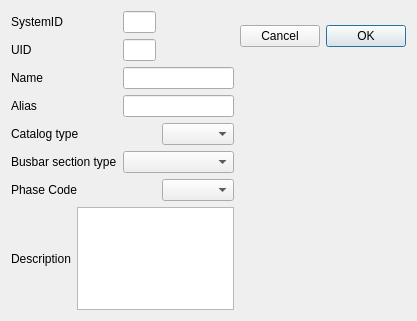
<?xml version="1.0" encoding="UTF-8"?>
<ui version="4.0">
 <class>CableHeadPlacement</class>
 <widget class="QDialog" name="CableHeadPlacement">
  <property name="geometry">
   <rect>
    <x>0</x>
    <y>0</y>
    <width>417</width>
    <height>321</height>
   </rect>
  </property>
  <property name="windowTitle">
   <string>Dialog</string>
  </property>
  <layout class="QGridLayout" name="gridLayout_2">
   <item row="0" column="0">
    <layout class="QGridLayout" name="gridLayout">
     <item row="1" column="0" colspan="2">
      <layout class="QVBoxLayout" name="verticalLayout_3">
       <item>
        <widget class="QLabel" name="label_name">
         <property name="text">
          <string>Name</string>
         </property>
        </widget>
       </item>
       <item>
        <widget class="QLabel" name="label_alias">
         <property name="text">
          <string>Alias</string>
         </property>
        </widget>
       </item>
      </layout>
     </item>
     <item row="2" column="0" rowspan="3" colspan="2">
      <layout class="QVBoxLayout" name="verticalLayout_5">
       <item>
        <widget class="QLabel" name="label_cattype">
         <property name="text">
          <string>Catalog type</string>
         </property>
        </widget>
       </item>
       <item>
        <widget class="QLabel" name="label_busection">
         <property name="text">
          <string>Busbar section type</string>
         </property>
        </widget>
       </item>
       <item>
        <widget class="QLabel" name="label_phasecode">
         <property name="layoutDirection">
          <enum>Qt::LeftToRight</enum>
         </property>
         <property name="text">
          <string>Phase Code</string>
         </property>
        </widget>
       </item>
      </layout>
     </item>
     <item row="0" column="2">
      <layout class="QVBoxLayout" name="verticalLayout_2">
       <item>
        <widget class="QLineEdit" name="lineEdit_sysid">
         <property name="enabled">
          <bool>true</bool>
         </property>
         <property name="readOnly">
          <bool>true</bool>
         </property>
        </widget>
       </item>
       <item>
        <widget class="QLineEdit" name="lineEdit_uid">
         <property name="readOnly">
          <bool>false</bool>
         </property>
        </widget>
       </item>
      </layout>
     </item>
     <item row="0" column="0" colspan="2">
      <layout class="QVBoxLayout" name="verticalLayout">
       <item>
        <widget class="QLabel" name="label_sysid">
         <property name="text">
          <string>SystemID</string>
         </property>
        </widget>
       </item>
       <item>
        <widget class="QLabel" name="label_uid">
         <property name="text">
          <string>UID</string>
         </property>
        </widget>
       </item>
      </layout>
     </item>
     <item row="3" column="2" colspan="2">
      <widget class="QComboBox" name="comboBox_bussec"/>
     </item>
     <item row="2" column="3">
      <widget class="QComboBox" name="comboBox_cattype">
       <property name="layoutDirection">
        <enum>Qt::LeftToRight</enum>
       </property>
       <property name="currentText">
        <string/>
       </property>
      </widget>
     </item>
     <item row="0" column="4">
      <widget class="QDialogButtonBox" name="buttonBox">
       <property name="layoutDirection">
        <enum>Qt::RightToLeft</enum>
       </property>
       <property name="standardButtons">
        <set>QDialogButtonBox::Cancel|QDialogButtonBox::Ok</set>
       </property>
      </widget>
     </item>
     <item row="1" column="2" colspan="2">
      <layout class="QVBoxLayout" name="verticalLayout_4">
       <item>
        <widget class="QLineEdit" name="lineEdit_name"/>
       </item>
       <item>
        <widget class="QLineEdit" name="lineEdit_alias"/>
       </item>
      </layout>
     </item>
     <item row="4" column="3">
      <widget class="QComboBox" name="comboBox_phasecode"/>
     </item>
     <item row="5" column="0" colspan="4">
      <layout class="QHBoxLayout" name="horizontalLayout_3">
       <item>
        <widget class="QLabel" name="label_descr">
         <property name="text">
          <string>Description</string>
         </property>
        </widget>
       </item>
       <item>
        <widget class="QTextEdit" name="textEdit_decr"/>
       </item>
      </layout>
     </item>
    </layout>
   </item>
  </layout>
 </widget>
 <resources/>
 <connections/>
</ui>
